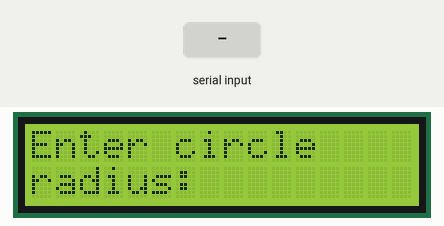
This sketch was run on a simulated Arduino Uno, built with avr-gcc and run on an emulated ATmega328P. On the bench: 16×2 character LCD. The test bench sets the inputs (shaded band).

Above: at 1.2 s.
1.3 s: "90,45\n" received over Serial
At 1.6 s:
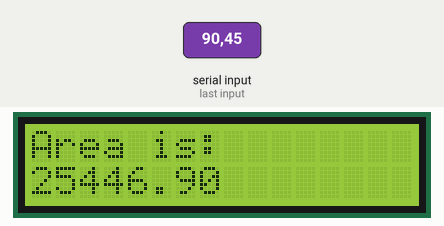
At 7.0 s:
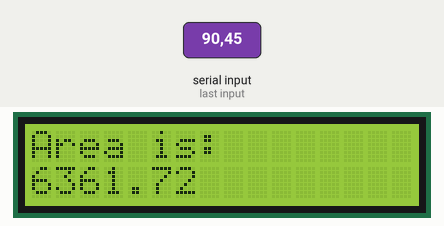
Timing chart, 0 to 8.5 s (numbered marks = the images above; inputs shaded):
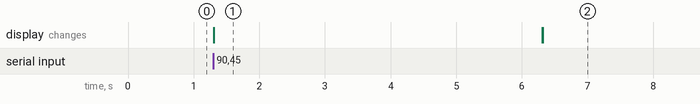

Measured:
- after the input at 1.3 s, the display: changes at once (image 1)
- what the display in image 1 shows lasts 5.0 s, from 1.3 s to 6.3 s

The sketch:

LCD_Circle_Area_Calculator.ino
```cpp
#include <LiquidCrystal.h>
const int rs = 7;
const int en = 8;
const int d4 = 9;
const int d5 = 10;
const int d6 = 11;
const int d7 = 12;

LiquidCrystal lcd(rs, en, d4, d5, d6, d7);

void setup() {
  Serial.begin(9600);
  lcd.begin(16, 2);
}

float askForCircleRadius() {
  lcd.setCursor(0, 0);
  lcd.print("Enter circle");
  lcd.setCursor(0, 1);
  lcd.print("radius: ");

  while(Serial.available() == 0) {}
  float radius = Serial.parseFloat();
  lcd.clear();
  return radius;
}

void printAreaOnLcd(float area) {
  lcd.setCursor(0, 0);
  lcd.print("Area is: ");
  lcd.setCursor(0, 1);
  lcd.print(area);
  delay(5000);
  lcd.clear();
}

void loop() {
  float radius = askForCircleRadius();
  float area = PI * radius * radius;
  printAreaOnLcd(area);
}
```
